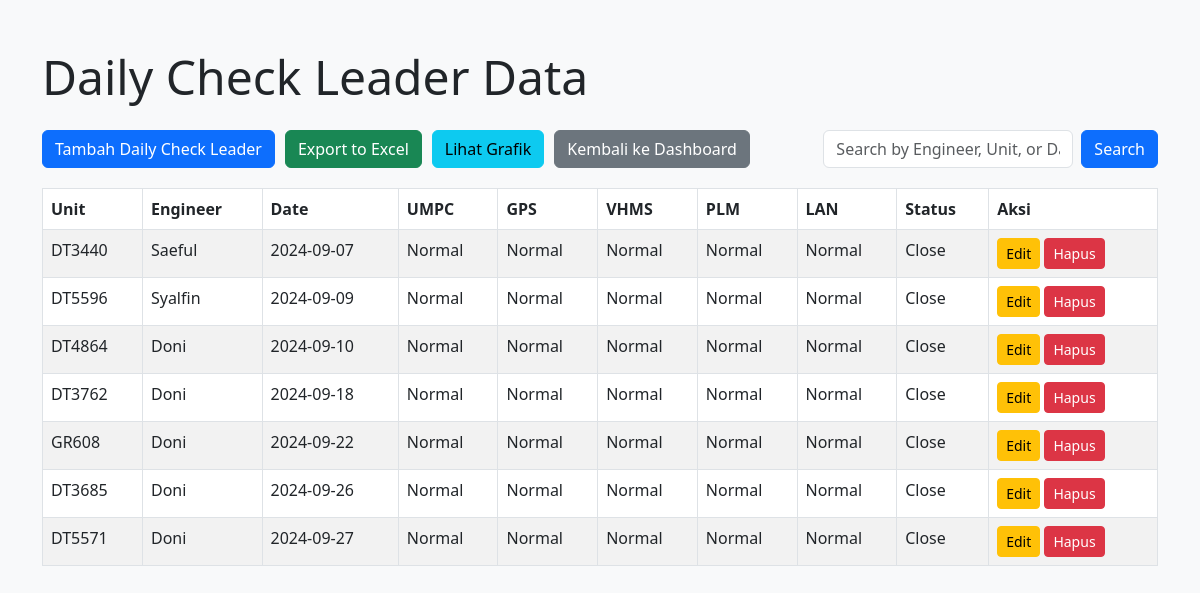
/daily_check_leader.php, run on the app's committed database.
### tables this page shows
CREATE TABLE `daily_check_leader` (
  `id` int NOT NULL,
  `unit_id` int NOT NULL,
  `engineer` varchar(255) NOT NULL,
  `date` date NOT NULL,
  `umpc` enum('Normal','Tidak Normal') NOT NULL,
  `gps` enum('Normal','Tidak Normal') NOT NULL,
  `vhms` enum('Normal','Tidak Normal') NOT NULL,
  `plm` enum('Normal','Tidak Normal') NOT NULL,
  `lan` enum('Normal','Tidak Normal') NOT NULL,
  `status` enum('Close','Open','Pending') NOT NULL,
  `check_date` date DEFAULT NULL
);

CREATE TABLE `unit_ip` (
  `id` int NOT NULL,
  `unit_name` varchar(50) NOT NULL,
  `ip_address` varchar(15) NOT NULL
);

### daily_check_leader.php (the view, shortened to what this page needs)
<?php
$servername = "localhost";
$username = "root";
$password = "";
$dbname = "dailycheck";
$conn = new mysqli($servername, $username, $password, $dbname);
$search = "";
$sql = "SELECT dc.*, u.unit_name FROM daily_check_leader dc INNER JOIN unit_ip u ON dc.unit_id = u.id";
$sql .= " ORDER BY dc.date ASC";
$result = $conn->query($sql);
$daily_checks = [];
if ($result->num_rows > 0) {
    while ($row = $result->fetch_assoc()) {
        $daily_checks[] = $row;
    }
}
?>
<!DOCTYPE html>
<html lang="en">
<head>
    <link href="https://cdn.jsdelivr.net/npm/bootstrap@5.3.0/dist/css/bootstrap.min.css" rel="stylesheet">
</head>
<body class="bg-light">
    <div class="container mt-5">
        <h1 class="display-5 mb-4">Daily Check Leader Data</h1>
        <div class="search-container">
            <div class="action-buttons">
                <a href="tambah_daily_check_leader.php" class="btn btn-primary">Tambah Daily Check Leader</a>
                <a href="daily_check_leader.php?export=true" class="btn btn-success">Export to Excel</a>
                <a href="daily_check_graph.php" class="btn btn-info">Lihat Grafik</a>
                <a href="dashboard.php" class="btn btn-secondary">Kembali ke Dashboard</a>
            </div>
            <form method="GET" class="search-form">
                <input type="text" name="search" class="form-control me-2" placeholder="Search by Engineer, Unit, or Date" value="<?= htmlspecialchars($search) ?>" style="width: 250px;">
                <button type="submit" class="btn btn-primary">Search</button>
            </form>
        </div>
        <table class="table table-bordered table-striped">
            <thead>
                <tr>
                    <th>Unit</th>
                    <th>Engineer</th>
                    <th>Date</th>
                    <th>UMPC</th>
                    <th>GPS</th>
                    <th>VHMS</th>
                    <th>PLM</th>
                    <th>LAN</th>
                    <th>Status</th>
                    <th>Aksi</th>
                </tr>
            </thead>
            <tbody>
                <?php if (!empty($daily_checks)): ?>
                    <?php foreach ($daily_checks as $check): ?>
                    <tr>
                        <td><?= htmlspecialchars($check['unit_name']) ?></td>
                        <td><?= htmlspecialchars($check['engineer']) ?></td>
                        <td><?= htmlspecialchars($check['date']) ?></td>
                        <td><?= htmlspecialchars($check['umpc']) ?></td>
                        <td><?= htmlspecialchars($check['gps']) ?></td>
                        <td><?= htmlspecialchars($check['vhms']) ?></td>
                        <td><?= htmlspecialchars($check['plm']) ?></td>
                        <td><?= htmlspecialchars($check['lan']) ?></td>
                        <td><?= htmlspecialchars($check['status']) ?></td>
                        <td>
                            <a href="edit_daily_check_leader.php?id=<?= $check['id'] ?>" class="btn btn-warning btn-sm">Edit</a>
                            <a href="daily_check_leader.php?delete_id=<?= $check['id'] ?>" class="btn btn-danger btn-sm" onclick="return confirm('Apakah Anda yakin ingin menghapus?')">Hapus</a>
                        </td>
                    </tr>
                    <?php endforeach; ?>
                <?php else: ?>
                    <tr>
                        <td colspan="10" class="text-center">Tidak ada data.</td>
                    </tr>
                <?php endif; ?>
            </tbody>
        </table>
    </div>
</body>
</html>

### daily_check_leader.php (style rules this page uses)
.search-container { display: flex; justify-content: space-between; align-items: center; margin-bottom: 20px; }
.action-buttons { display: flex; gap: 10px; }
.search-form { display: flex; align-items: center; }

### data on the page
daily_check_leader: unit.unit_name "DT3440", engineer "Saeful", date "2024-09-07", umpc "Normal", gps "Normal", vhms "Normal", plm "Normal", lan "Normal", status "Close"
daily_check_leader: unit.unit_name "DT5596", engineer "Syalfin", date "2024-09-09", umpc "Normal", gps "Normal", vhms "Normal", plm "Normal", lan "Normal", status "Close"
daily_check_leader: unit.unit_name "DT4864", engineer "Doni", date "2024-09-10", umpc "Normal", gps "Normal", vhms "Normal", plm "Normal", lan "Normal", status "Close"
daily_check_leader: unit.unit_name "DT3762", engineer "Doni", date "2024-09-18", umpc "Normal", gps "Normal", vhms "Normal", plm "Normal", lan "Normal", status "Close"
daily_check_leader: unit.unit_name "GR608", engineer "Doni", date "2024-09-22", umpc "Normal", gps "Normal", vhms "Normal", plm "Normal", lan "Normal", status "Close"
daily_check_leader: unit.unit_name "DT3685", engineer "Doni", date "2024-09-26", umpc "Normal", gps "Normal", vhms "Normal", plm "Normal", lan "Normal", status "Close"
daily_check_leader: unit.unit_name "DT5571", engineer "Doni", date "2024-09-27", umpc "Normal", gps "Normal", vhms "Normal", plm "Normal", lan "Normal", status "Close"
